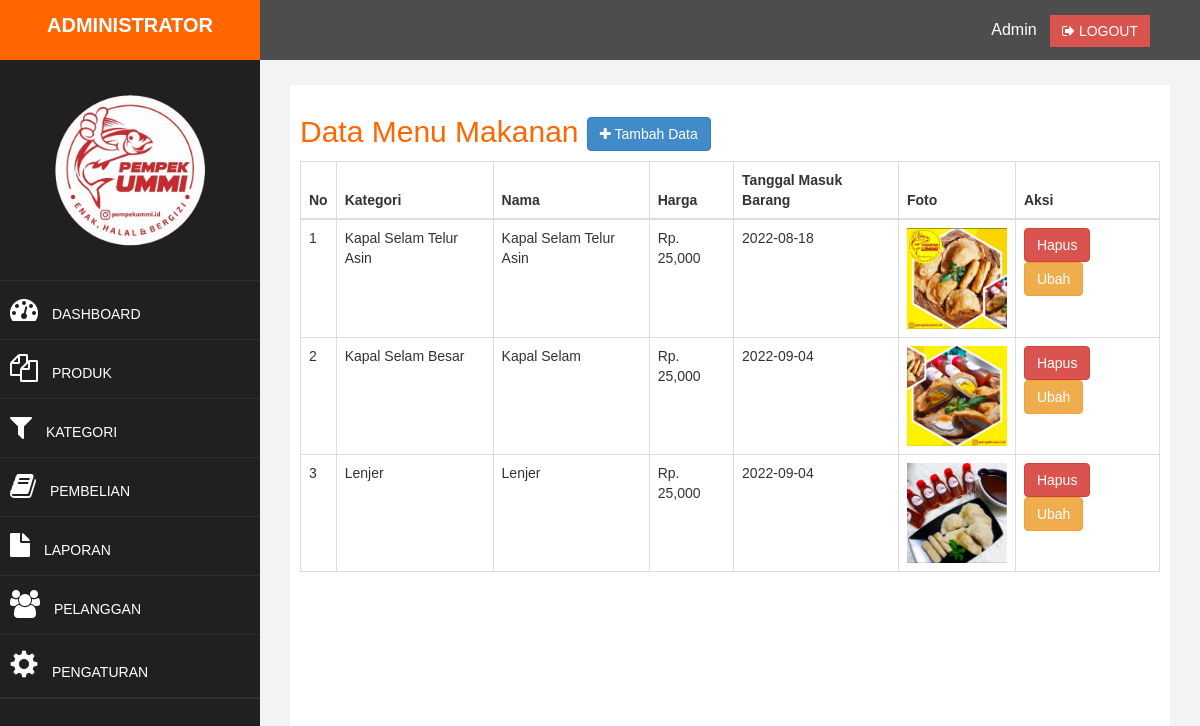
/admin/index.php?halaman=menu (signed in), run on the app's committed database.
### tables this page shows
CREATE TABLE `menumakanan` (
  `id_menu` int(11) NOT NULL,
  `id_kategori` int(11) NOT NULL,
  `nama_menu` varchar(100) NOT NULL,
  `harga_menu` int(11) NOT NULL,
  `foto_menu` varchar(100) NOT NULL,
  `tanggal_masuk` date NOT NULL
);

CREATE TABLE `kategori` (
  `id_kategori` int(11) NOT NULL,
  `nama_kategori` varchar(100) NOT NULL
);

### admin/menu.php (the view)
<h2>
	Data Menu Makanan
	<a href="index.php?halaman=tambahmenu" class="btn btn-primary "><i class="fa fa-plus"></i> Tambah Data</a>
</h2>
<table class="table table-bordered">
	<thead>
		<tr>
			<th>No</th>
			<th>Kategori</th>
			<th>Nama</th>
			<th>Harga</th>
			<th>Tanggal Masuk Barang</th>
			<th>Foto</th>
			<th>Aksi</th>
		</tr>
	</thead>
	<tbody>
		<?php $nomor=1; ?>
		<?php $ambil=$koneksi->query("SELECT * FROM menumakanan LEFT JOIN kategori on menumakanan.id_kategori=kategori.id_kategori"); ?>
		<?php while($pecah=$ambil->fetch_assoc()){ ?>
		<tr>
			<td><?php echo $nomor ?></td>
			<td><?php echo $pecah['nama_kategori']?></td>
			<td><?php echo $pecah['nama_menu']; ?></td>
			<td>Rp. <?php echo number_format($pecah['harga_menu']); ?></td>
			<td><?php echo $pecah['tanggal_masuk']; ?></td>
			<td>
				<img src="../foto_produk/<?php echo $pecah['foto_menu']; ?>" width="100">
			</td>
			<td>
				<a href="index.php?halaman=hapusmenu&id=<?php echo $pecah['id_menu'];?>" class="btn-danger btn">Hapus</a>
				<a href="index.php?halaman=ubahproduk&id=<?php echo $pecah['id_menu']; ?>" class="btn-warning btn">Ubah</a>
			</td>
		</tr>
		<?php $nomor++; ?>
	<?php } ?>
	</tbody>
</table>

### admin/assets/css/custom.css (style rules this page uses)
body { font-family: 'Josefin Sans', sans-serif; }
h2 { color: #ff6600; }

### data on the page
menumakanan: id_kategori.nama_kategori "Kapal Selam Telur Asin", nama_menu "Kapal Selam Telur Asin", harga_menu "25,000", tanggal_masuk "2022-08-18", foto_menu (picture)
menumakanan: id_kategori.nama_kategori "Kapal Selam Besar", nama_menu "Kapal Selam", harga_menu "25,000", tanggal_masuk "2022-09-04", foto_menu (picture)
menumakanan: id_kategori.nama_kategori "Lenjer", nama_menu "Lenjer", harga_menu "25,000", tanggal_masuk "2022-09-04", foto_menu (picture)

### other printed values
$_SESSION["admin"]["nama_lengkap"] "Admin"
